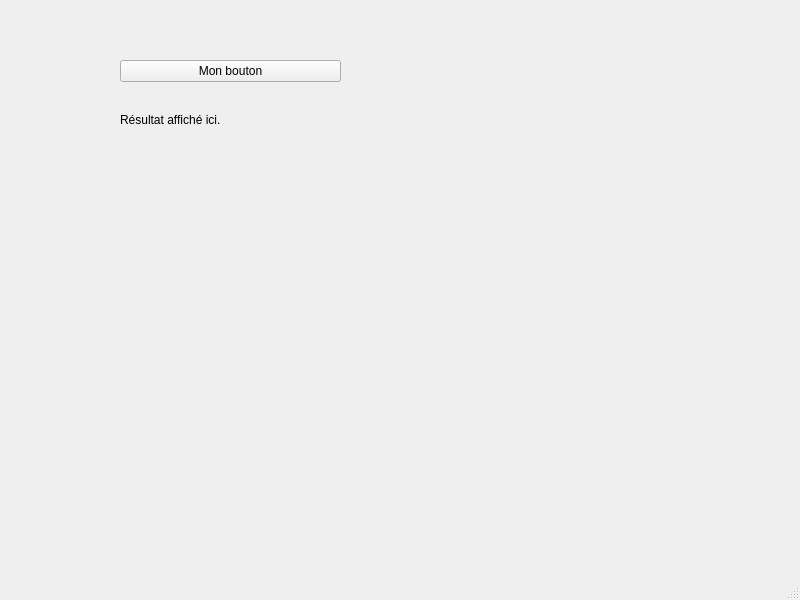
<?xml version="1.0" encoding="UTF-8"?>
<ui version="4.0">
 <class>MainWindow</class>
 <widget class="QMainWindow" name="MainWindow">
  <property name="geometry">
   <rect>
    <x>0</x>
    <y>0</y>
    <width>800</width>
    <height>600</height>
   </rect>
  </property>
  <property name="windowTitle">
   <string>MainWindow</string>
  </property>
  <widget class="QWidget" name="centralwidget">
   <widget class="QWidget" name="">
    <property name="geometry">
     <rect>
      <x>120</x>
      <y>60</y>
      <width>221</width>
      <height>91</height>
     </rect>
    </property>
    <layout class="QVBoxLayout" name="verticalLayout">
     <item>
      <widget class="QPushButton" name="my_button">
       <property name="text">
        <string>Mon bouton</string>
       </property>
      </widget>
     </item>
     <item>
      <widget class="QLabel" name="my_label">
       <property name="text">
        <string>Résultat affiché ici.</string>
       </property>
      </widget>
     </item>
    </layout>
   </widget>
  </widget>
  <widget class="QMenuBar" name="menubar">
   <property name="geometry">
    <rect>
     <x>0</x>
     <y>0</y>
     <width>800</width>
     <height>19</height>
    </rect>
   </property>
  </widget>
  <widget class="QStatusBar" name="statusbar"/>
 </widget>
 <resources/>
 <connections/>
</ui>
